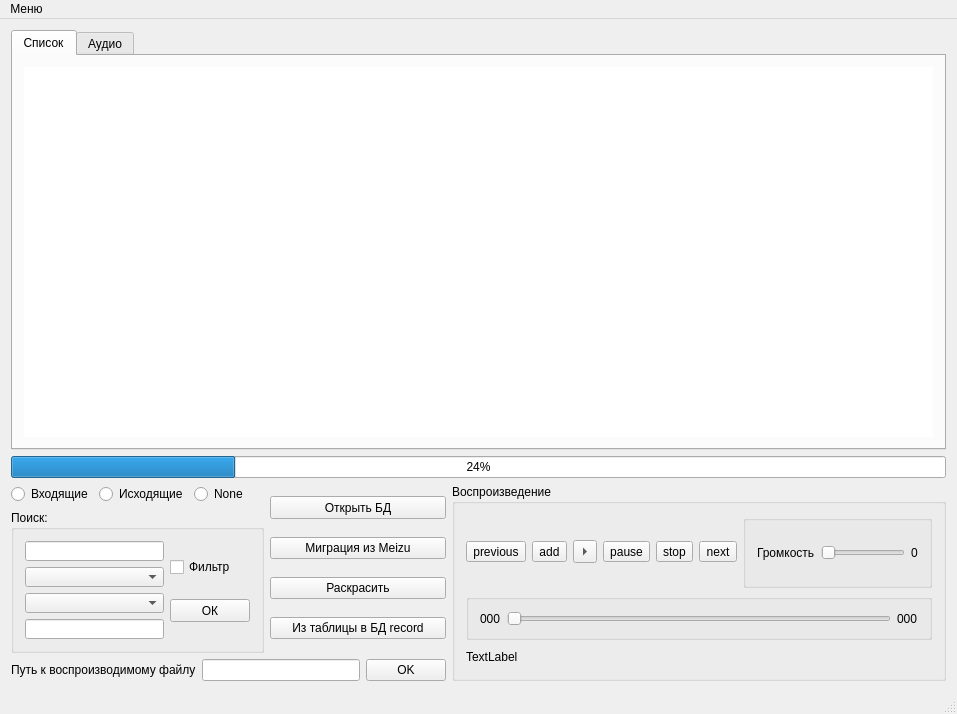
<?xml version="1.0" encoding="UTF-8"?>
<ui version="4.0">
 <class>MainWindow</class>
 <widget class="QMainWindow" name="MainWindow">
  <property name="geometry">
   <rect>
    <x>0</x>
    <y>0</y>
    <width>955</width>
    <height>714</height>
   </rect>
  </property>
  <property name="windowTitle">
   <string>ПО --0\</string>
  </property>
  <widget class="QWidget" name="centralWidget">
   <layout class="QVBoxLayout" name="verticalLayout_15">
    <item>
     <layout class="QVBoxLayout" name="verticalLayout_12">
      <item>
       <layout class="QVBoxLayout" name="verticalLayout_2">
        <item>
         <widget class="QTabWidget" name="tabWidget">
          <property name="currentIndex">
           <number>0</number>
          </property>
          <widget class="QWidget" name="tab">
           <attribute name="title">
            <string>Список</string>
           </attribute>
           <layout class="QVBoxLayout" name="verticalLayout_14">
            <item>
             <widget class="QTableView" name="tableView">
              <property name="minimumSize">
               <size>
                <width>909</width>
                <height>352</height>
               </size>
              </property>
              <property name="frameShape">
               <enum>QFrame::NoFrame</enum>
              </property>
              <property name="lineWidth">
               <number>0</number>
              </property>
             </widget>
            </item>
           </layout>
          </widget>
          <widget class="QWidget" name="tab_2">
           <attribute name="title">
            <string>Аудио</string>
           </attribute>
           <layout class="QVBoxLayout" name="verticalLayout_13">
            <item>
             <widget class="QTableView" name="playlistView">
              <property name="frameShape">
               <enum>QFrame::NoFrame</enum>
              </property>
             </widget>
            </item>
           </layout>
          </widget>
         </widget>
        </item>
        <item>
         <widget class="QProgressBar" name="progressBar">
          <property name="value">
           <number>24</number>
          </property>
         </widget>
        </item>
       </layout>
      </item>
      <item>
       <layout class="QHBoxLayout" name="horizontalLayout_14">
        <item>
         <layout class="QVBoxLayout" name="verticalLayout_11">
          <item>
           <layout class="QHBoxLayout" name="horizontalLayout_9">
            <item>
             <layout class="QVBoxLayout" name="verticalLayout_6">
              <item>
               <layout class="QHBoxLayout" name="horizontalLayout_3">
                <item>
                 <widget class="QRadioButton" name="radioButton">
                  <property name="text">
                   <string>Входящие</string>
                  </property>
                 </widget>
                </item>
                <item>
                 <widget class="QRadioButton" name="radioButton_2">
                  <property name="text">
                   <string>Исходящие</string>
                  </property>
                 </widget>
                </item>
                <item>
                 <widget class="QRadioButton" name="radioButton_3">
                  <property name="text">
                   <string>None</string>
                  </property>
                 </widget>
                </item>
               </layout>
              </item>
              <item>
               <widget class="QGroupBox" name="groupBox_4">
                <property name="title">
                 <string>Поиск:</string>
                </property>
                <layout class="QVBoxLayout" name="verticalLayout_5">
                 <item>
                  <layout class="QHBoxLayout" name="horizontalLayout_8">
                   <item>
                    <layout class="QVBoxLayout" name="verticalLayout_3">
                     <item>
                      <widget class="QLineEdit" name="lineEdit">
                       <property name="sizePolicy">
                        <sizepolicy hsizetype="Expanding" vsizetype="Fixed">
                         <horstretch>0</horstretch>
                         <verstretch>0</verstretch>
                        </sizepolicy>
                       </property>
                       <property name="minimumSize">
                        <size>
                         <width>139</width>
                         <height>20</height>
                        </size>
                       </property>
                      </widget>
                     </item>
                     <item>
                      <widget class="QComboBox" name="comboBox">
                       <property name="minimumSize">
                        <size>
                         <width>139</width>
                         <height>20</height>
                        </size>
                       </property>
                      </widget>
                     </item>
                     <item>
                      <widget class="QComboBox" name="comboBox_2">
                       <property name="minimumSize">
                        <size>
                         <width>139</width>
                         <height>20</height>
                        </size>
                       </property>
                      </widget>
                     </item>
                     <item>
                      <widget class="QLineEdit" name="findPar2">
                       <property name="minimumSize">
                        <size>
                         <width>139</width>
                         <height>20</height>
                        </size>
                       </property>
                      </widget>
                     </item>
                    </layout>
                   </item>
                   <item>
                    <layout class="QVBoxLayout" name="verticalLayout_4">
                     <item>
                      <widget class="QCheckBox" name="checkBox">
                       <property name="text">
                        <string>Фильтр</string>
                       </property>
                      </widget>
                     </item>
                     <item>
                      <widget class="QPushButton" name="findOk">
                       <property name="minimumSize">
                        <size>
                         <width>59</width>
                         <height>23</height>
                        </size>
                       </property>
                       <property name="text">
                        <string>ОК</string>
                       </property>
                      </widget>
                     </item>
                    </layout>
                   </item>
                  </layout>
                 </item>
                </layout>
               </widget>
              </item>
             </layout>
            </item>
            <item>
             <layout class="QVBoxLayout" name="verticalLayout">
              <item>
               <widget class="QPushButton" name="pushButton">
                <property name="sizePolicy">
                 <sizepolicy hsizetype="Expanding" vsizetype="Fixed">
                  <horstretch>0</horstretch>
                  <verstretch>0</verstretch>
                 </sizepolicy>
                </property>
                <property name="minimumSize">
                 <size>
                  <width>88</width>
                  <height>23</height>
                 </size>
                </property>
                <property name="text">
                 <string>Открыть БД</string>
                </property>
               </widget>
              </item>
              <item>
               <widget class="QPushButton" name="pushButton_3">
                <property name="minimumSize">
                 <size>
                  <width>88</width>
                  <height>0</height>
                 </size>
                </property>
                <property name="text">
                 <string>Миграция из Meizu</string>
                </property>
               </widget>
              </item>
              <item>
               <widget class="QPushButton" name="btn_paint">
                <property name="minimumSize">
                 <size>
                  <width>88</width>
                  <height>0</height>
                 </size>
                </property>
                <property name="text">
                 <string>Раскрасить</string>
                </property>
               </widget>
              </item>
              <item>
               <widget class="QPushButton" name="pushButton_2">
                <property name="minimumSize">
                 <size>
                  <width>88</width>
                  <height>0</height>
                 </size>
                </property>
                <property name="text">
                 <string>Из таблицы в БД record</string>
                </property>
               </widget>
              </item>
             </layout>
            </item>
           </layout>
          </item>
          <item>
           <layout class="QHBoxLayout" name="horizontalLayout_13">
            <item>
             <widget class="QLabel" name="label_3">
              <property name="text">
               <string>Путь к воспроизводимому файлу</string>
              </property>
             </widget>
            </item>
            <item>
             <layout class="QHBoxLayout" name="horizontalLayout_4">
              <item>
               <widget class="QLineEdit" name="lineEdit_2"/>
              </item>
              <item>
               <widget class="QPushButton" name="pushButton_5">
                <property name="text">
                 <string>OK</string>
                </property>
               </widget>
              </item>
             </layout>
            </item>
           </layout>
          </item>
         </layout>
        </item>
        <item>
         <layout class="QVBoxLayout" name="verticalLayout_10">
          <item>
           <widget class="QGroupBox" name="groupBox_3">
            <property name="minimumSize">
             <size>
              <width>369</width>
              <height>141</height>
             </size>
            </property>
            <property name="title">
             <string>Воспроизведение</string>
            </property>
            <layout class="QVBoxLayout" name="verticalLayout_9">
             <item>
              <layout class="QVBoxLayout" name="verticalLayout_8">
               <item>
                <layout class="QHBoxLayout" name="horizontalLayout_12">
                 <item>
                  <layout class="QHBoxLayout" name="horizontalLayout_11">
                   <item>
                    <widget class="QToolButton" name="btn_previous">
                     <property name="text">
                      <string>previous</string>
                     </property>
                     <property name="icon">
                      <iconset resource="buttons.qrc">
                       <normaloff>:/buttons/skip-previous.png</normaloff>:/buttons/skip-previous.png</iconset>
                     </property>
                    </widget>
                   </item>
                   <item>
                    <widget class="QToolButton" name="btn_add">
                     <property name="text">
                      <string>add</string>
                     </property>
                     <property name="icon">
                      <iconset resource="buttons.qrc">
                       <normaloff>:/buttons/plus.png</normaloff>:/buttons/plus.png</iconset>
                     </property>
                    </widget>
                   </item>
                   <item>
                    <widget class="QToolButton" name="btn_play">
                     <property name="text">
                      <string>play</string>
                     </property>
                     <property name="icon">
                      <iconset resource="buttons.qrc">
                       <normaloff>:/buttons/play.png</normaloff>:/buttons/play.png</iconset>
                     </property>
                     <property name="popupMode">
                      <enum>QToolButton::DelayedPopup</enum>
                     </property>
                     <property name="autoRaise">
                      <bool>false</bool>
                     </property>
                     <property name="arrowType">
                      <enum>Qt::RightArrow</enum>
                     </property>
                    </widget>
                   </item>
                   <item>
                    <widget class="QToolButton" name="btn_pause">
                     <property name="text">
                      <string>pause</string>
                     </property>
                     <property name="icon">
                      <iconset resource="buttons.qrc">
                       <normaloff>:/buttons/pause.png</normaloff>:/buttons/pause.png</iconset>
                     </property>
                    </widget>
                   </item>
                   <item>
                    <widget class="QToolButton" name="btn_stop">
                     <property name="text">
                      <string>stop</string>
                     </property>
                     <property name="icon">
                      <iconset resource="buttons.qrc">
                       <normaloff>:/buttons/stop.png</normaloff>:/buttons/stop.png</iconset>
                     </property>
                    </widget>
                   </item>
                   <item>
                    <widget class="QToolButton" name="btn_next">
                     <property name="text">
                      <string>next</string>
                     </property>
                     <property name="icon">
                      <iconset resource="buttons.qrc">
                       <normaloff>:/buttons/skip-next.png</normaloff>:/buttons/skip-next.png</iconset>
                     </property>
                    </widget>
                   </item>
                  </layout>
                 </item>
                 <item>
                  <widget class="QGroupBox" name="groupBox">
                   <property name="title">
                    <string/>
                   </property>
                   <layout class="QHBoxLayout" name="horizontalLayout_10">
                    <item>
                     <layout class="QHBoxLayout" name="horizontalLayout_2">
                      <item>
                       <widget class="QLabel" name="label_2">
                        <property name="text">
                         <string>Громкость</string>
                        </property>
                       </widget>
                      </item>
                      <item>
                       <widget class="QSlider" name="horizontalSlider">
                        <property name="orientation">
                         <enum>Qt::Horizontal</enum>
                        </property>
                       </widget>
                      </item>
                      <item>
                       <widget class="QLabel" name="volumLabel">
                        <property name="text">
                         <string>0</string>
                        </property>
                       </widget>
                      </item>
                     </layout>
                    </item>
                   </layout>
                  </widget>
                 </item>
                </layout>
               </item>
               <item>
                <layout class="QVBoxLayout" name="verticalLayout_7">
                 <item>
                  <widget class="QGroupBox" name="groupBox_2">
                   <property name="title">
                    <string/>
                   </property>
                   <layout class="QHBoxLayout" name="horizontalLayout">
                    <item>
                     <widget class="QLabel" name="musicLabStart">
                      <property name="text">
                       <string>000</string>
                      </property>
                     </widget>
                    </item>
                    <item>
                     <widget class="QSlider" name="horizontalSlider_2">
                      <property name="minimumSize">
                       <size>
                        <width>283</width>
                        <height>0</height>
                       </size>
                      </property>
                      <property name="orientation">
                       <enum>Qt::Horizontal</enum>
                      </property>
                      <property name="invertedAppearance">
                       <bool>false</bool>
                      </property>
                      <property name="invertedControls">
                       <bool>false</bool>
                      </property>
                     </widget>
                    </item>
                    <item>
                     <widget class="QLabel" name="musicLabEnd">
                      <property name="text">
                       <string>000</string>
                      </property>
                     </widget>
                    </item>
                   </layout>
                  </widget>
                 </item>
                 <item>
                  <widget class="QLabel" name="currentTrack">
                   <property name="text">
                    <string>TextLabel</string>
                   </property>
                  </widget>
                 </item>
                </layout>
               </item>
              </layout>
             </item>
            </layout>
           </widget>
          </item>
         </layout>
        </item>
       </layout>
      </item>
     </layout>
    </item>
   </layout>
  </widget>
  <widget class="QMenuBar" name="menuBar">
   <property name="geometry">
    <rect>
     <x>0</x>
     <y>0</y>
     <width>955</width>
     <height>20</height>
    </rect>
   </property>
   <widget class="QMenu" name="menuSMs">
    <property name="title">
     <string>Меню</string>
    </property>
    <addaction name="actionSMs"/>
   </widget>
   <addaction name="menuSMs"/>
  </widget>
  <widget class="QStatusBar" name="statusBar"/>
  <action name="actionSMs">
   <property name="text">
    <string>SMs</string>
   </property>
  </action>
 </widget>
 <layoutdefault spacing="6" margin="11"/>
 <resources>
  <include location="buttons.qrc"/>
 </resources>
 <connections/>
</ui>
